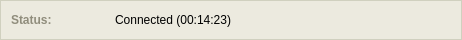
                    <widget class="QFrame" name="frame_30" >
                     <property name="sizePolicy" >
                      <sizepolicy vsizetype="Fixed" hsizetype="Preferred" >
                       <horstretch>0</horstretch>
                       <verstretch>0</verstretch>
                      </sizepolicy>
                     </property>
                     <property name="minimumSize" >
                      <size>
                       <width>16</width>
                       <height>40</height>
                      </size>
                     </property>
                     <property name="maximumSize" >
                      <size>
                       <width>16777215</width>
                       <height>40</height>
                      </size>
                     </property>
                     <property name="palette" >
                      <palette>
                       <active>
                        <colorrole role="WindowText" >
                         <brush brushstyle="SolidPattern" >
                          <color alpha="255" >
                           <red>208</red>
                           <green>208</green>
                           <blue>191</blue>
                          </color>
                         </brush>
                        </colorrole>
                        <colorrole role="Base" >
                         <brush brushstyle="SolidPattern" >
                          <color alpha="255" >
                           <red>255</red>
                           <green>255</green>
                           <blue>255</blue>
                          </color>
                         </brush>
                        </colorrole>
                        <colorrole role="Window" >
                         <brush brushstyle="SolidPattern" >
                          <color alpha="255" >
                           <red>236</red>
                           <green>234</green>
                           <blue>223</blue>
                          </color>
                         </brush>
                        </colorrole>
                       </active>
                       <inactive>
                        <colorrole role="WindowText" >
                         <brush brushstyle="SolidPattern" >
                          <color alpha="255" >
                           <red>208</red>
                           <green>208</green>
                           <blue>191</blue>
                          </color>
                         </brush>
                        </colorrole>
                        <colorrole role="Base" >
                         <brush brushstyle="SolidPattern" >
                          <color alpha="255" >
                           <red>255</red>
                           <green>255</green>
                           <blue>255</blue>
                          </color>
                         </brush>
                        </colorrole>
                        <colorrole role="Window" >
                         <brush brushstyle="SolidPattern" >
                          <color alpha="255" >
                           <red>236</red>
                           <green>234</green>
                           <blue>223</blue>
                          </color>
                         </brush>
                        </colorrole>
                       </inactive>
                       <disabled>
                        <colorrole role="WindowText" >
                         <brush brushstyle="SolidPattern" >
                          <color alpha="255" >
                           <red>127</red>
                           <green>127</green>
                           <blue>127</blue>
                          </color>
                         </brush>
                        </colorrole>
                        <colorrole role="Base" >
                         <brush brushstyle="SolidPattern" >
                          <color alpha="255" >
                           <red>236</red>
                           <green>234</green>
                           <blue>223</blue>
                          </color>
                         </brush>
                        </colorrole>
                        <colorrole role="Window" >
                         <brush brushstyle="SolidPattern" >
                          <color alpha="255" >
                           <red>236</red>
                           <green>234</green>
                           <blue>223</blue>
                          </color>
                         </brush>
                        </colorrole>
                       </disabled>
                      </palette>
                     </property>
                     <property name="autoFillBackground" >
                      <bool>true</bool>
                     </property>
                     <property name="frameShape" >
                      <enum>QFrame::Box</enum>
                     </property>
                     <property name="frameShadow" >
                      <enum>QFrame::Plain</enum>
                     </property>
                     <layout class="QHBoxLayout" >
                      <property name="spacing" >
                       <number>0</number>
                      </property>
                      <property name="leftMargin" >
                       <number>10</number>
                      </property>
                      <property name="topMargin" >
                       <number>10</number>
                      </property>
                      <property name="rightMargin" >
                       <number>10</number>
                      </property>
                      <property name="bottomMargin" >
                       <number>10</number>
                      </property>
                      <item>
                       <widget class="QFrame" name="frame_31" >
                        <property name="frameShape" >
                         <enum>QFrame::NoFrame</enum>
                        </property>
                        <property name="frameShadow" >
                         <enum>QFrame::Raised</enum>
                        </property>
                        <layout class="QHBoxLayout" >
                         <property name="spacing" >
                          <number>0</number>
                         </property>
                         <property name="leftMargin" >
                          <number>0</number>
                         </property>
                         <property name="topMargin" >
                          <number>0</number>
                         </property>
                         <property name="rightMargin" >
                          <number>0</number>
                         </property>
                         <property name="bottomMargin" >
                          <number>0</number>
                         </property>
                         <item>
                          <widget class="QLabel" name="labelWiredStatus" >
                           <property name="sizePolicy" >
                            <sizepolicy vsizetype="Fixed" hsizetype="Fixed" >
                             <horstretch>0</horstretch>
                             <verstretch>0</verstretch>
                            </sizepolicy>
                           </property>
                           <property name="minimumSize" >
                            <size>
                             <width>100</width>
                             <height>18</height>
                            </size>
                           </property>
                           <property name="maximumSize" >
                            <size>
                             <width>100</width>
                             <height>18</height>
                            </size>
                           </property>
                           <property name="palette" >
                            <palette>
                             <active>
                              <colorrole role="WindowText" >
                               <brush brushstyle="SolidPattern" >
                                <color alpha="255" >
                                 <red>144</red>
                                 <green>141</green>
                                 <blue>124</blue>
                                </color>
                               </brush>
                              </colorrole>
                             </active>
                             <inactive>
                              <colorrole role="WindowText" >
                               <brush brushstyle="SolidPattern" >
                                <color alpha="255" >
                                 <red>144</red>
                                 <green>141</green>
                                 <blue>124</blue>
                                </color>
                               </brush>
                              </colorrole>
                             </inactive>
                             <disabled>
                              <colorrole role="WindowText" >
                               <brush brushstyle="SolidPattern" >
                                <color alpha="255" >
                                 <red>127</red>
                                 <green>127</green>
                                 <blue>127</blue>
                                </color>
                               </brush>
                              </colorrole>
                             </disabled>
                            </palette>
                           </property>
                           <property name="font" >
                            <font>
                             <weight>75</weight>
                             <bold>true</bold>
                            </font>
                           </property>
                           <property name="text" >
                            <string>Status:</string>
                           </property>
                          </widget>
                         </item>
                         <item>
                          <widget class="QLabel" name="label_26" >
                           <property name="sizePolicy" >
                            <sizepolicy vsizetype="Fixed" hsizetype="Expanding" >
                             <horstretch>0</horstretch>
                             <verstretch>0</verstretch>
                            </sizepolicy>
                           </property>
                           <property name="minimumSize" >
                            <size>
                             <width>240</width>
                             <height>18</height>
                            </size>
                           </property>
                           <property name="palette" >
                            <palette>
                             <active>
                              <colorrole role="WindowText" >
                               <brush brushstyle="SolidPattern" >
                                <color alpha="255" >
                                 <red>0</red>
                                 <green>0</green>
                                 <blue>0</blue>
                                </color>
                               </brush>
                              </colorrole>
                             </active>
                             <inactive>
                              <colorrole role="WindowText" >
                               <brush brushstyle="SolidPattern" >
                                <color alpha="255" >
                                 <red>0</red>
                                 <green>0</green>
                                 <blue>0</blue>
                                </color>
                               </brush>
                              </colorrole>
                             </inactive>
                             <disabled>
                              <colorrole role="WindowText" >
                               <brush brushstyle="SolidPattern" >
                                <color alpha="255" >
                                 <red>127</red>
                                 <green>127</green>
                                 <blue>127</blue>
                                </color>
                               </brush>
                              </colorrole>
                             </disabled>
                            </palette>
                           </property>
                           <property name="text" >
                            <string>Connected (00:14:23)</string>
                           </property>
                           <property name="indent" >
                            <number>4</number>
                           </property>
                          </widget>
                         </item>
                         <item>
                          <spacer>
                           <property name="orientation" >
                            <enum>Qt::Horizontal</enum>
                           </property>
                           <property name="sizeType" >
                            <enum>QSizePolicy::Fixed</enum>
                           </property>
                           <property name="sizeHint" >
                            <size>
                             <width>100</width>
                             <height>20</height>
                            </size>
                           </property>
                          </spacer>
                         </item>
                        </layout>
                       </widget>
                      </item>
                     </layout>
                    </widget>
